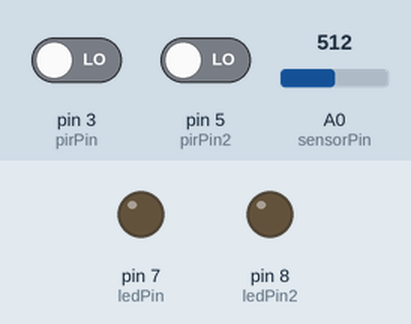
Simulated run of this sketch. Board: Arduino Uno, built with avr-gcc and run on an emulated ATmega328P. Parts: output pins drawn as LEDs (lit = HIGH). The inputs (shaded band) are chosen by the test bench; at power-on: pin 3 (pirPin) LOW, pin 5 (pirPin2) LOW, A0 (sensorPin) = 512. What the sketch prints to the serial monitor is not drawn.

Above: at 1.2 s.
1.3 s: pin 3 (pirPin) driven HIGH
At 1.9 s:
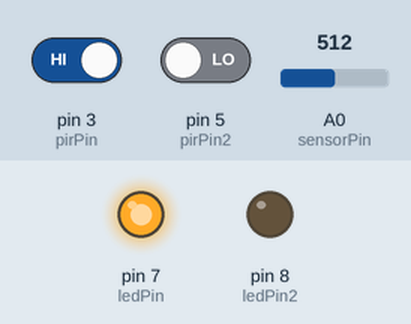
2.8 s: pin 5 (pirPin2) driven HIGH
At 4.2 s:
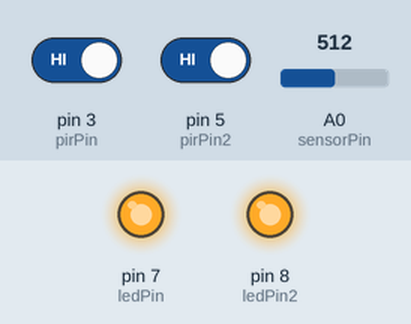
4.5 s: pin 3 (pirPin) driven LOW
At 5.7 s:
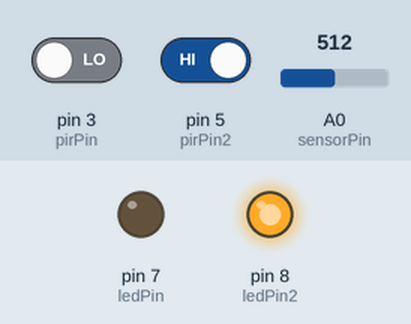
6.2 s: pin 5 (pirPin2) driven LOW
At 7.1 s:
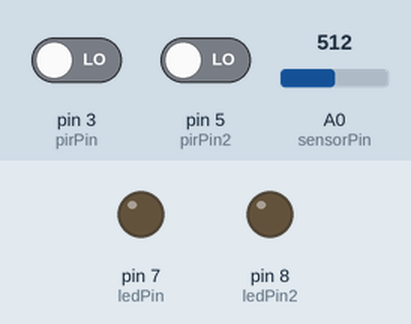
Timing chart, 0 to 9.0 s (numbered marks = the images above; inputs shaded):
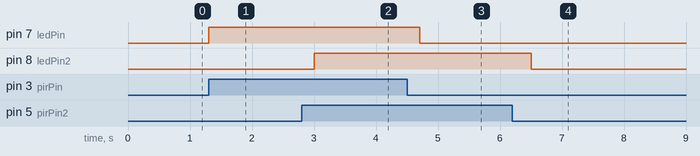

Measured:
- after the input at 1.3 s, pin 7 (ledPin): LOW → HIGH at once
- after the input at 2.8 s, pin 8 (ledPin2): LOW → HIGH after 0.20 s
- after the input at 4.5 s, pin 7 (ledPin): HIGH → LOW after 0.21 s
- after the input at 6.2 s, pin 8 (ledPin2): HIGH → LOW after 0.31 s

The sketch:

MSSL.ino
```cpp
int pirPin = 3;
int pirPin2 = 5;
int ledPin = 7;
int ledPin2 = 8;
int sensorPin = A0;
int Val = 0;
void setup() {
Serial.begin(9600);
  pinMode(pirPin, INPUT);
  pinMode(pirPin2, INPUT);
  pinMode(ledPin, OUTPUT);
  pinMode(ledPin2, OUTPUT);

}

void loop() {
  Val = analogRead(sensorPin);
Serial.println(Val);
delay(100);

if(digitalRead(pirPin) == HIGH  && Val>500){
       digitalWrite(ledPin, HIGH);
         delay(500);
         }else{
          digitalWrite(ledPin, LOW);

          }
         if(digitalRead(pirPin2) == HIGH&& Val>500){
       digitalWrite(ledPin2, HIGH);
         delay(500);
         }else{
          digitalWrite(ledPin2, LOW);

          }
}
```
